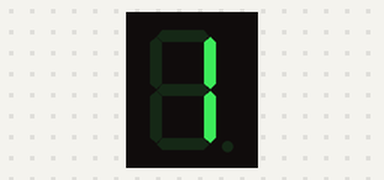
A sketch run on a simulated Arduino Uno, built with avr-gcc and run on an emulated ATmega328P. Shown: 1-digit seven-segment display. Wiring (inferred from the names in the program): 1-digit 7-segment display, segments lit when HIGH: segments pin 0, pin 1, pin 2, pin 3, pin 4, pin 5, pin 6. The segment pins are drawn as the display they are named for.

Above: at 0.15 s.

The sketch:

Multi_Swven_Swgmant_Display_Code.ino
```cpp
 int a =0;
 int b =1;
 int c =2;
 int d =3;
 int e =4;
 int f =5;
 int g =6;

 int gnd1 =7;
 int gnd2 =8;

void setup(){
  pinMode(a,OUTPUT);
  pinMode(b,OUTPUT);
  pinMode(c,OUTPUT);
  pinMode(d,OUTPUT);
  pinMode(e,OUTPUT);
  pinMode(f,OUTPUT);
  pinMode(g,OUTPUT);

  pinMode(gnd1,OUTPUT);
  pinMode(gnd2,OUTPUT);
}


void loop(){

  //1
  digitalWrite(a,0);
  digitalWrite(b,1);
  digitalWrite(c,1);
  digitalWrite(d,0);     //12
  digitalWrite(e,0);
  digitalWrite(f,0);
  digitalWrite(g,0);
  digitalWrite(gnd1,0);
  digitalWrite(gnd2,1);
  //1

delay(300);
  //2
  digitalWrite(a,1);
  digitalWrite(b,1);
  digitalWrite(c,0);
  digitalWrite(d,1);
  digitalWrite(e,1);
  digitalWrite(f,0);
  digitalWrite(g,1);
  digitalWrite(gnd1,1);
  digitalWrite(gnd2,0);
  //2
delay(300);

}
```
